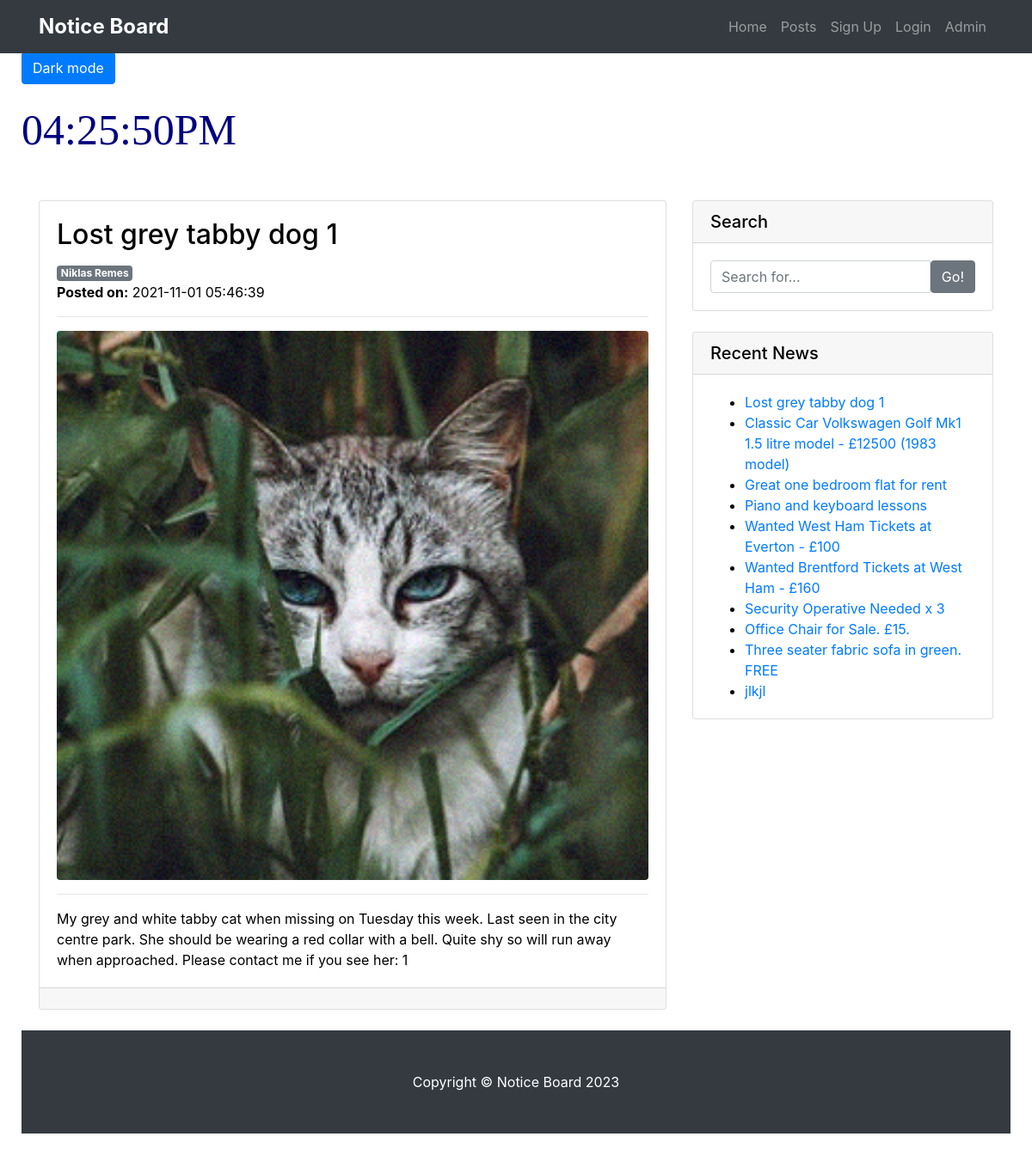
The page /post-details.php?pid=1 on the database its author committed.
### tables this page shows
CREATE TABLE `posts` (
  `postid` int(5) NOT NULL,
  `uid` int(11) DEFAULT NULL,
  `title` varchar(120) DEFAULT NULL,
  `created` timestamp NULL DEFAULT current_timestamp(),
  `content` mediumtext DEFAULT NULL,
  `image` varchar(64) DEFAULT NULL
);

CREATE TABLE `users` (
  `uid` int(11) NOT NULL,
  `username` varchar(32) DEFAULT NULL,
  `password` varchar(64) DEFAULT NULL,
  `firstname` varchar(64) DEFAULT NULL,
  `lastname` varchar(64) DEFAULT NULL,
  `email` varchar(128) DEFAULT NULL,
  `age` smallint(3) DEFAULT NULL,
  `city` varchar(32) DEFAULT NULL,
  `county` varchar(40) DEFAULT NULL,
  `country` varchar(60) DEFAULT NULL,
  `phone` varchar(24) DEFAULT NULL,
  `regDate` timestamp NULL DEFAULT current_timestamp()
);

### post-details.php (the view, shortened to what this page needs)
<?php
include('includes/config.php');
?>
<!DOCTYPE html>
<html lang="en">
  <head>
    <link href="vendor/bootstrap/css/bootstrap.min.css" rel="stylesheet">
    <link href="css/modern-business.css" rel="stylesheet">
  </head>
  <body>
   <?php include('includes/header.php');?>
    <div class="container">
      <div class="row" style="margin-top: 4%">
        <div class="col-md-8">
<?php
$pid=intval($_GET['pid']);
 $query=mysqli_query($con,"select  * from posts left join users on users.uid=posts.uid   where posts.postid='$pid'");
while ($row=mysqli_fetch_array($query)) {
?>
          <div class="card mb-4">
            <div class="card-body">
              <h2 class="card-title"><?php echo ($row['title']);?></h2>
  <?php if($row['uid']==''):?>
     <a class="badge bg-secondary text-decoration-none link-light"  style="color:#fff">Anonymus</a>
    <?php else: ?>
 <a class="badge bg-secondary text-decoration-none link-light"  style="color:#fff"><?php echo htmlentities($row['firstname']." ".$row['lastname']);?></a>
<?php endif;?><br />
<strong>Posted on:</strong> <?php echo htmlentities($row['created']);?>
                <hr />
            <?php if($row['image']==''):?>
 <img class="img-fluid rounded" src="postimages/no-image.png" alt="<?php echo htmlentities($row['title']);?>" height="350">
<?php else: ?>
 <img class="img-fluid rounded" src="postimages/<?php echo htmlentities($row['image']);?>" alt="<?php echo htmlentities($row['title']);?>" width="100%">
<?php endif; ?>
  <hr />
              <p class="card-text"><?php
$pt=$row['content'];
              echo  (substr($pt,0));?></p>
            </div>
            <div class="card-footer text-muted">
            </div>
          </div>
<?php } ?>
        </div>
      <?php include('includes/sidebar.php');?>
      </div>
      <?php include('includes/footer.php');?>
  </body>
</html>

### includes/sidebar.php
  <div class="col-md-4">
          <div class="card mb-4">
            <h5 class="card-header">Search</h5>
            <div class="card-body">
                   <form name="search" action="search.php" method="post">
              <div class="input-group">
        <input type="text" name="searchtitle" class="form-control" placeholder="Search for..." required>
                <span class="input-group-btn">
                  <button class="btn btn-secondary" type="submit">Go!</button>
                </span>
              </form>
              </div>
            </div>
          </div>
          <div class="card my-4">
            <h5 class="card-header">Recent News</h5>
            <div class="card-body">
                      <ul class="mb-0">
<?php
$query11=mysqli_query($con,"select postid,title from posts limit 10");
while ($row11=mysqli_fetch_array($query11)) {
?>
  <li>
                      <a href="post-details.php?pid=<?php echo ($row11['postid'])?>"><?php echo ($row11['title']);?></a>
                    </li>
            <?php } ?>
          </ul>
            </div>
          </div>
        </div>

### css/modern-business.css (style rules this page uses)
@media (min-width: 992px) { body { padding-top: 56px; } }

### post-details.php (style rules this page uses)
body { padding: 25px; background-color: white; color: black; }

### rows shown on the page
posts: title "Lost grey tabby dog 1", uid.lastname "Niklas Remes", created "2021-11-01 05:46:39", image (picture), content "My grey and white tabby cat when missing on Tuesday this week. Last seen in the city centre park. She should be wearing a red collar with a bell. Quite shy so will run away when approached. Please contact me if you see her: 1"
posts: title "Classic Car Volkswagen Golf Mk1 1.5 litre model - £12500 (1983 model)"
posts: title "Great one bedroom flat for rent"
posts: title "Piano and keyboard lessons"
posts: title "Wanted West Ham Tickets at Everton - £100"
posts: title "Wanted Brentford Tickets at West Ham - £160"
posts: title "Security Operative Needed x 3"
posts: title "Office Chair for Sale. £15."
posts: title "Three seater fabric sofa in green. FREE"
posts: title "jlkjl"
